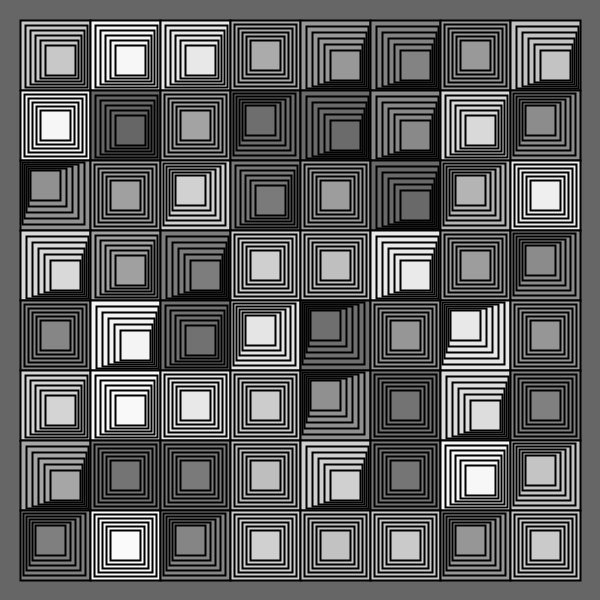
Frame 1 (no input)
Frame 60 (the mouse pressed at the canvas centre just before this capture): identical to frame 1, image omitted
Frame 120 (the mouse held since frame 60 and released just before this capture): identical to frame 1, image omitted

The Processing sketch that drew this single still picture (run headless with seeded random() and noise(); from frame 60 on, the mouse is pressed at the canvas centre):

// Processing sketch: basicPyramid_5
// ── basicPyramid_5.pde
//variables go here
  int reduceSize = 0;
  int sqSize = 0;
  int offset = 0;
  int size = 0;
  int howMany =4; 
   //change these variables to affect your pyramid.
   
  int spacing = 3;
  int initialSize = 70;
  int downSize = 8;
  int loopMax = 6;
  int border; 
   
  float myRandomNumber = 0;

//this runs once
void setup() {
  
  size(600,600);
  
  rectMode(CENTER);
  strokeWeight(2);
 
   
   background(102);
   howMany = floor(width/initialSize);
   border = (width - (howMany * initialSize))/2;
    //this draws the grid   
    for (int i=0;i<howMany;i++) {
       for (int j=0;j<howMany;j++) {
          pushMatrix();
          translate(j*initialSize+ border, i*initialSize + border); 
          fill(random(100,255));
         
         spacing = int(random(-3, 3));
         println("new pyramid. Spacing: ", spacing);
          //this here draws the Pyramid
             for (int k=0; k < loopMax; k = k+ 1) {
              reduceSize = (downSize * k);
              sqSize = initialSize - reduceSize;
              offset = spacing * k;
              println(offset);
              rect(0 + initialSize/2 - offset,  0 + initialSize/2 - offset, sqSize, sqSize); 
              
            }
           
          popMatrix();
      } 
    } 
      
      
      
      
  
  
}

//this runs all the time
void draw() {
  //put your code in here
}
